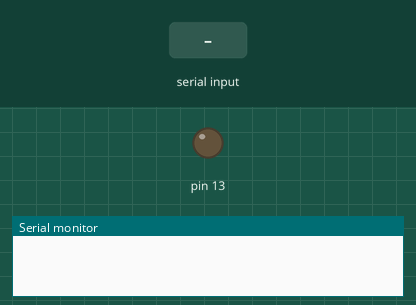
Recording of a sketch running on a simulated Arduino Uno, built with avr-gcc and run on an emulated ATmega328P. Parts: output pins drawn as LEDs (lit = HIGH), the last lines printed to the serial monitor. Inputs (shaded band) come from the test bench.

Above: at 1.2 s.
1.3 s: byte 3 (3) received over Serial
At 3.2 s:
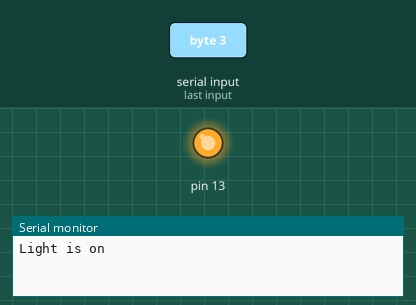
3.5 s: byte 4 (4) received over Serial
At 4.9 s:
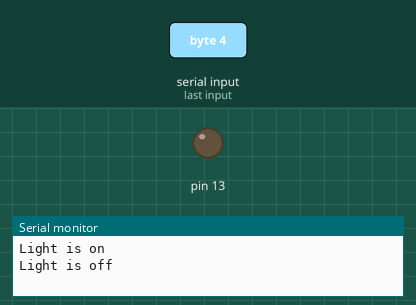
Timing chart, 0 to 6.5 s (numbered marks = the images above; inputs shaded):
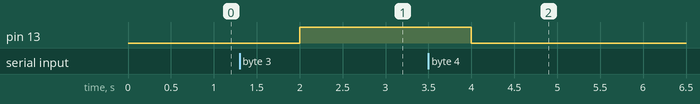

The sketch:

Serial_Input.ino
```cpp
void setup() {
  // put your setup code here, to run once:
Serial.begin(9600);
pinMode(13, OUTPUT);
}

void loop() {
  // put your main code here, to run repeatedly:
  char c=Serial.read();

  if(c==3)
  {
    digitalWrite(13,HIGH);
    Serial.println("Light is on");
    delay(1000);
  }

  if(c==4)
  {
    digitalWrite(13,LOW);
    Serial.println("Light is off");
    delay(1000);
  }

  delay(1000);

}
```

Measured:
- after the input at 1.3 s, pin 13: LOW → HIGH after 0.70 s
- after the input at 3.5 s, pin 13: HIGH → LOW after 0.50 s
